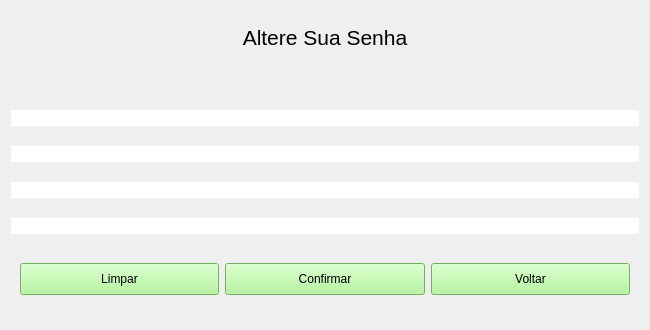
<?xml version="1.0" encoding="UTF-8"?>
<ui version="4.0">
 <class>WForgotPass</class>
 <widget class="QWidget" name="WForgotPass">
  <property name="geometry">
   <rect>
    <x>0</x>
    <y>0</y>
    <width>650</width>
    <height>330</height>
   </rect>
  </property>
  <property name="windowTitle">
   <string>Form</string>
  </property>
  <layout class="QVBoxLayout" name="verticalLayout">
   <item>
    <widget class="QPushButton" name="Title">
     <property name="styleSheet">
      <string notr="true">#Title
{
	background-color: transparent;
	border: none;
	color: black;
	font: 16pt;
}</string>
     </property>
     <property name="text">
      <string>Altere Sua Senha</string>
     </property>
    </widget>
   </item>
   <item>
    <widget class="QPushButton" name="Msg">
     <property name="minimumSize">
      <size>
       <width>0</width>
       <height>20</height>
      </size>
     </property>
     <property name="maximumSize">
      <size>
       <width>16777215</width>
       <height>20</height>
      </size>
     </property>
     <property name="baseSize">
      <size>
       <width>0</width>
       <height>20</height>
      </size>
     </property>
     <property name="styleSheet">
      <string notr="true">#Msg
{
	background-color: transparent;
	border: none;
	color: black;
}</string>
     </property>
     <property name="text">
      <string/>
     </property>
    </widget>
   </item>
   <item>
    <widget class="QLineEdit" name="Name">
     <property name="styleSheet">
      <string notr="true">#Name
{
	border: none;
    font-size: 12px;
}</string>
     </property>
     <property name="text">
      <string/>
     </property>
    </widget>
   </item>
   <item>
    <widget class="QLineEdit" name="Code">
     <property name="styleSheet">
      <string notr="true">#Code
{
	border: none;
    font-size: 12px;
}</string>
     </property>
     <property name="text">
      <string/>
     </property>
    </widget>
   </item>
   <item>
    <widget class="QLineEdit" name="NewPass">
     <property name="styleSheet">
      <string notr="true">#NewPass
{
	border: none;
    font-size: 12px;
}</string>
     </property>
     <property name="text">
      <string/>
     </property>
    </widget>
   </item>
   <item>
    <widget class="QLineEdit" name="PassConfirm">
     <property name="styleSheet">
      <string notr="true">#PassConfirm
{
	border: none;
    font-size: 12px;
}</string>
     </property>
     <property name="text">
      <string/>
     </property>
    </widget>
   </item>
   <item>
    <widget class="QWidget" name="ForgotPassButtons" native="true">
     <property name="maximumSize">
      <size>
       <width>16777215</width>
       <height>50</height>
      </size>
     </property>
     <layout class="QHBoxLayout" name="horizontalLayout_2">
      <item>
       <widget class="QPushButton" name="Clean">
        <property name="maximumSize">
         <size>
          <width>16777215</width>
          <height>40</height>
         </size>
        </property>
        <property name="styleSheet">
         <string notr="true">#Clean
{
    background-color: #a3f48a;
    color: black;
    font-size: 12px;
}</string>
        </property>
        <property name="text">
         <string>Limpar</string>
        </property>
       </widget>
      </item>
      <item>
       <widget class="QPushButton" name="Confirm">
        <property name="maximumSize">
         <size>
          <width>16777215</width>
          <height>40</height>
         </size>
        </property>
        <property name="styleSheet">
         <string notr="true">#Confirm
{
    background-color: #a3f48a;
    color: black;
    font-size: 12px;
}</string>
        </property>
        <property name="text">
         <string>Confirmar</string>
        </property>
       </widget>
      </item>
      <item>
       <widget class="QPushButton" name="Back">
        <property name="maximumSize">
         <size>
          <width>16777215</width>
          <height>40</height>
         </size>
        </property>
        <property name="baseSize">
         <size>
          <width>0</width>
          <height>40</height>
         </size>
        </property>
        <property name="styleSheet">
         <string notr="true">#Back
{
    background-color: #a3f48a;
    color: black;
    font-size: 12px;
}</string>
        </property>
        <property name="text">
         <string>Voltar</string>
        </property>
       </widget>
      </item>
     </layout>
    </widget>
   </item>
  </layout>
 </widget>
 <resources/>
 <connections/>
</ui>
